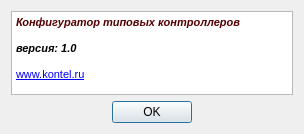
<?xml version="1.0" encoding="UTF-8"?>
<ui version="4.0">
 <class>DialogAbout</class>
 <widget class="QDialog" name="DialogAbout">
  <property name="geometry">
   <rect>
    <x>0</x>
    <y>0</y>
    <width>304</width>
    <height>134</height>
   </rect>
  </property>
  <property name="windowTitle">
   <string>О программе</string>
  </property>
  <layout class="QGridLayout" name="gridLayout">
   <item row="0" column="0" colspan="3">
    <widget class="QTextBrowser" name="textBrowser">
     <property name="html">
      <string>&lt;!DOCTYPE HTML PUBLIC &quot;-//W3C//DTD HTML 4.0//EN&quot; &quot;http://www.w3.org/TR/REC-html40/strict.dtd&quot;&gt;
&lt;html&gt;&lt;head&gt;&lt;meta name=&quot;qrichtext&quot; content=&quot;1&quot; /&gt;&lt;style type=&quot;text/css&quot;&gt;
p, li { white-space: pre-wrap; }
&lt;/style&gt;&lt;/head&gt;&lt;body style=&quot; font-family:'MS Shell Dlg 2'; font-size:8.25pt; font-weight:400; font-style:normal;&quot;&gt;
&lt;p style=&quot; margin-top:0px; margin-bottom:0px; margin-left:0px; margin-right:0px; -qt-block-indent:0; text-indent:0px;&quot;&gt;&lt;span style=&quot; font-weight:600; font-style:italic; color:#550000;&quot;&gt;Конфигуратор типовых контроллеров&lt;/span&gt;&lt;/p&gt;
&lt;p style=&quot;-qt-paragraph-type:empty; margin-top:0px; margin-bottom:0px; margin-left:0px; margin-right:0px; -qt-block-indent:0; text-indent:0px;&quot;&gt;&lt;br /&gt;&lt;/p&gt;
&lt;p style=&quot; margin-top:0px; margin-bottom:0px; margin-left:0px; margin-right:0px; -qt-block-indent:0; text-indent:0px;&quot;&gt;&lt;span style=&quot; font-weight:600; font-style:italic;&quot;&gt;версия: 1.0&lt;/span&gt;&lt;/p&gt;
&lt;p style=&quot;-qt-paragraph-type:empty; margin-top:0px; margin-bottom:0px; margin-left:0px; margin-right:0px; -qt-block-indent:0; text-indent:0px;&quot;&gt;&lt;br /&gt;&lt;/p&gt;
&lt;p style=&quot; margin-top:0px; margin-bottom:0px; margin-left:0px; margin-right:0px; -qt-block-indent:0; text-indent:0px;&quot;&gt;&lt;a href=&quot;www.kontel.ru&quot;&gt;&lt;span style=&quot; font-size:8pt; text-decoration: underline; color:#0000ff;&quot;&gt;www.kontel.ru&lt;/span&gt;&lt;/a&gt;&lt;/p&gt;&lt;/body&gt;&lt;/html&gt;</string>
     </property>
    </widget>
   </item>
   <item row="1" column="0">
    <spacer name="horizontalSpacer">
     <property name="orientation">
      <enum>Qt::Horizontal</enum>
     </property>
     <property name="sizeHint" stdset="0">
      <size>
       <width>97</width>
       <height>20</height>
      </size>
     </property>
    </spacer>
   </item>
   <item row="1" column="1">
    <widget class="QPushButton" name="pushButton">
     <property name="text">
      <string>OK</string>
     </property>
    </widget>
   </item>
   <item row="1" column="2">
    <spacer name="horizontalSpacer_2">
     <property name="orientation">
      <enum>Qt::Horizontal</enum>
     </property>
     <property name="sizeHint" stdset="0">
      <size>
       <width>96</width>
       <height>20</height>
      </size>
     </property>
    </spacer>
   </item>
  </layout>
 </widget>
 <resources/>
 <connections>
  <connection>
   <sender>pushButton</sender>
   <signal>clicked()</signal>
   <receiver>DialogAbout</receiver>
   <slot>accept()</slot>
   <hints>
    <hint type="sourcelabel">
     <x>149</x>
     <y>128</y>
    </hint>
    <hint type="destinationlabel">
     <x>262</x>
     <y>128</y>
    </hint>
   </hints>
  </connection>
 </connections>
</ui>
